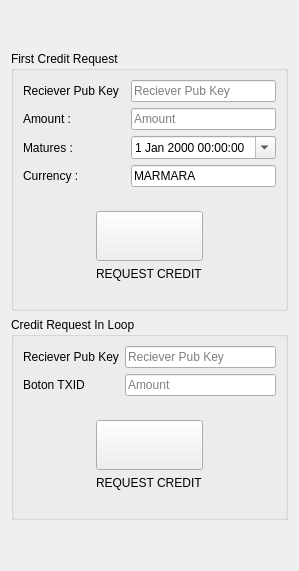
              <widget class="QWidget" name="tab_13">
               <attribute name="title">
                <string>BEARER (HOLDER)</string>
               </attribute>
               <layout class="QVBoxLayout" name="verticalLayout_13">
                <item>
                 <spacer name="verticalSpacer_14">
                  <property name="orientation">
                   <enum>Qt::Vertical</enum>
                  </property>
                  <property name="sizeHint" stdset="0">
                   <size>
                    <width>20</width>
                    <height>40</height>
                   </size>
                  </property>
                 </spacer>
                </item>
                <item>
                 <layout class="QHBoxLayout" name="horizontalLayout_35">
                  <item>
                   <widget class="QGroupBox" name="groupBox_10">
                    <property name="sizePolicy">
                     <sizepolicy hsizetype="Maximum" vsizetype="Maximum">
                      <horstretch>0</horstretch>
                      <verstretch>0</verstretch>
                     </sizepolicy>
                    </property>
                    <property name="minimumSize">
                     <size>
                      <width>0</width>
                      <height>0</height>
                     </size>
                    </property>
                    <property name="maximumSize">
                     <size>
                      <width>700</width>
                      <height>300</height>
                     </size>
                    </property>
                    <property name="title">
                     <string>First Credit Request</string>
                    </property>
                    <layout class="QGridLayout" name="gridLayout_26">
                     <item row="1" column="0">
                      <widget class="QLabel" name="label_22">
                       <property name="text">
                        <string>Amount :</string>
                       </property>
                      </widget>
                     </item>
                     <item row="2" column="0">
                      <widget class="QLabel" name="label_41">
                       <property name="text">
                        <string>Matures : </string>
                       </property>
                      </widget>
                     </item>
                     <item row="0" column="0">
                      <widget class="QLabel" name="label_34">
                       <property name="text">
                        <string>Reciever Pub Key</string>
                       </property>
                      </widget>
                     </item>
                     <item row="0" column="2">
                      <widget class="QLineEdit" name="lineEdit_21">
                       <property name="text">
                        <string/>
                       </property>
                       <property name="placeholderText">
                        <string>Reciever Pub Key</string>
                       </property>
                      </widget>
                     </item>
                     <item row="1" column="2">
                      <widget class="QLineEdit" name="lineEdit_2">
                       <property name="text">
                        <string/>
                       </property>
                       <property name="placeholderText">
                        <string>Amount</string>
                       </property>
                      </widget>
                     </item>
                     <item row="3" column="0">
                      <widget class="QLabel" name="label_42">
                       <property name="text">
                        <string>Currency : </string>
                       </property>
                      </widget>
                     </item>
                     <item row="3" column="2">
                      <widget class="QLineEdit" name="lineEdit_4">
                       <property name="enabled">
                        <bool>true</bool>
                       </property>
                       <property name="text">
                        <string>MARMARA</string>
                       </property>
                       <property name="readOnly">
                        <bool>true</bool>
                       </property>
                      </widget>
                     </item>
                     <item row="4" column="0" colspan="3">
                      <widget class="QFrame" name="frame_46">
                       <property name="sizePolicy">
                        <sizepolicy hsizetype="Minimum" vsizetype="Maximum">
                         <horstretch>0</horstretch>
                         <verstretch>0</verstretch>
                        </sizepolicy>
                       </property>
                       <property name="frameShape">
                        <enum>QFrame::NoFrame</enum>
                       </property>
                       <property name="frameShadow">
                        <enum>QFrame::Raised</enum>
                       </property>
                       <layout class="QHBoxLayout" name="horizontalLayout_8">
                        <item>
                         <spacer name="horizontalSpacer_16">
                          <property name="orientation">
                           <enum>Qt::Horizontal</enum>
                          </property>
                          <property name="sizeHint" stdset="0">
                           <size>
                            <width>40</width>
                            <height>20</height>
                           </size>
                          </property>
                         </spacer>
                        </item>
                        <item>
                         <widget class="QFrame" name="frame_7">
                          <property name="frameShape">
                           <enum>QFrame::NoFrame</enum>
                          </property>
                          <property name="frameShadow">
                           <enum>QFrame::Raised</enum>
                          </property>
                          <layout class="QVBoxLayout" name="verticalLayout_14">
                           <item>
                            <widget class="QPushButton" name="pushButton_27">
                             <property name="sizePolicy">
                              <sizepolicy hsizetype="Minimum" vsizetype="Maximum">
                               <horstretch>0</horstretch>
                               <verstretch>0</verstretch>
                              </sizepolicy>
                             </property>
                             <property name="minimumSize">
                              <size>
                               <width>80</width>
                               <height>50</height>
                              </size>
                             </property>
                             <property name="layoutDirection">
                              <enum>Qt::LeftToRight</enum>
                             </property>
                             <property name="text">
                              <string/>
                             </property>
                             <property name="autoRepeatDelay">
                              <number>0</number>
                             </property>
                            </widget>
                           </item>
                           <item>
                            <widget class="QLabel" name="label_43">
                             <property name="text">
                              <string>REQUEST CREDIT</string>
                             </property>
                            </widget>
                           </item>
                          </layout>
                         </widget>
                        </item>
                        <item>
                         <spacer name="horizontalSpacer_15">
                          <property name="orientation">
                           <enum>Qt::Horizontal</enum>
                          </property>
                          <property name="sizeHint" stdset="0">
                           <size>
                            <width>40</width>
                            <height>20</height>
                           </size>
                          </property>
                         </spacer>
                        </item>
                       </layout>
                      </widget>
                     </item>
                     <item row="2" column="2">
                      <widget class="QDateTimeEdit" name="dateTimeEdit_2">
                       <property name="sizePolicy">
                        <sizepolicy hsizetype="Maximum" vsizetype="Fixed">
                         <horstretch>0</horstretch>
                         <verstretch>0</verstretch>
                        </sizepolicy>
                       </property>
                       <property name="calendarPopup">
                        <bool>true</bool>
                       </property>
                      </widget>
                     </item>
                    </layout>
                   </widget>
                  </item>
                 </layout>
                </item>
                <item>
                 <layout class="QHBoxLayout" name="horizontalLayout_37">
                  <item>
                   <widget class="QGroupBox" name="groupBox_11">
                    <property name="sizePolicy">
                     <sizepolicy hsizetype="Maximum" vsizetype="Maximum">
                      <horstretch>0</horstretch>
                      <verstretch>0</verstretch>
                     </sizepolicy>
                    </property>
                    <property name="minimumSize">
                     <size>
                      <width>0</width>
                      <height>0</height>
                     </size>
                    </property>
                    <property name="maximumSize">
                     <size>
                      <width>700</width>
                      <height>250</height>
                     </size>
                    </property>
                    <property name="title">
                     <string>Credit Request In Loop</string>
                    </property>
                    <layout class="QGridLayout" name="gridLayout_28">
                     <item row="1" column="0">
                      <widget class="QLabel" name="label_49">
                       <property name="text">
                        <string>Boton TXID </string>
                       </property>
                      </widget>
                     </item>
                     <item row="0" column="0">
                      <widget class="QLabel" name="label_51">
                       <property name="text">
                        <string>Reciever Pub Key</string>
                       </property>
                      </widget>
                     </item>
                     <item row="0" column="1">
                      <widget class="QLineEdit" name="lineEdit_24">
                       <property name="text">
                        <string/>
                       </property>
                       <property name="placeholderText">
                        <string>Reciever Pub Key</string>
                       </property>
                      </widget>
                     </item>
                     <item row="1" column="1">
                      <widget class="QLineEdit" name="lineEdit_25">
                       <property name="text">
                        <string/>
                       </property>
                       <property name="placeholderText">
                        <string>Amount</string>
                       </property>
                      </widget>
                     </item>
                     <item row="2" column="0" colspan="2">
                      <widget class="QFrame" name="frame_48">
                       <property name="sizePolicy">
                        <sizepolicy hsizetype="Minimum" vsizetype="Maximum">
                         <horstretch>0</horstretch>
                         <verstretch>0</verstretch>
                        </sizepolicy>
                       </property>
                       <property name="frameShape">
                        <enum>QFrame::NoFrame</enum>
                       </property>
                       <property name="frameShadow">
                        <enum>QFrame::Raised</enum>
                       </property>
                       <layout class="QHBoxLayout" name="horizontalLayout_38">
                        <item>
                         <spacer name="horizontalSpacer_23">
                          <property name="orientation">
                           <enum>Qt::Horizontal</enum>
                          </property>
                          <property name="sizeHint" stdset="0">
                           <size>
                            <width>40</width>
                            <height>20</height>
                           </size>
                          </property>
                         </spacer>
                        </item>
                        <item>
                         <widget class="QFrame" name="frame_12">
                          <property name="frameShape">
                           <enum>QFrame::NoFrame</enum>
                          </property>
                          <property name="frameShadow">
                           <enum>QFrame::Raised</enum>
                          </property>
                          <layout class="QVBoxLayout" name="verticalLayout_16">
                           <item>
                            <widget class="QPushButton" name="pushButton_32">
                             <property name="sizePolicy">
                              <sizepolicy hsizetype="Minimum" vsizetype="Maximum">
                               <horstretch>0</horstretch>
                               <verstretch>0</verstretch>
                              </sizepolicy>
                             </property>
                             <property name="minimumSize">
                              <size>
                               <width>80</width>
                               <height>50</height>
                              </size>
                             </property>
                             <property name="layoutDirection">
                              <enum>Qt::LeftToRight</enum>
                             </property>
                             <property name="text">
                              <string/>
                             </property>
                             <property name="autoRepeatDelay">
                              <number>0</number>
                             </property>
                            </widget>
                           </item>
                           <item>
                            <widget class="QLabel" name="label_53">
                             <property name="text">
                              <string>REQUEST CREDIT</string>
                             </property>
                            </widget>
                           </item>
                          </layout>
                         </widget>
                        </item>
                        <item>
                         <spacer name="horizontalSpacer_24">
                          <property name="orientation">
                           <enum>Qt::Horizontal</enum>
                          </property>
                          <property name="sizeHint" stdset="0">
                           <size>
                            <width>40</width>
                            <height>20</height>
                           </size>
                          </property>
                         </spacer>
                        </item>
                       </layout>
                      </widget>
                     </item>
                    </layout>
                   </widget>
                  </item>
                 </layout>
                </item>
                <item>
                 <spacer name="verticalSpacer_13">
                  <property name="orientation">
                   <enum>Qt::Vertical</enum>
                  </property>
                  <property name="sizeHint" stdset="0">
                   <size>
                    <width>20</width>
                    <height>40</height>
                   </size>
                  </property>
                 </spacer>
                </item>
               </layout>
              </widget>
